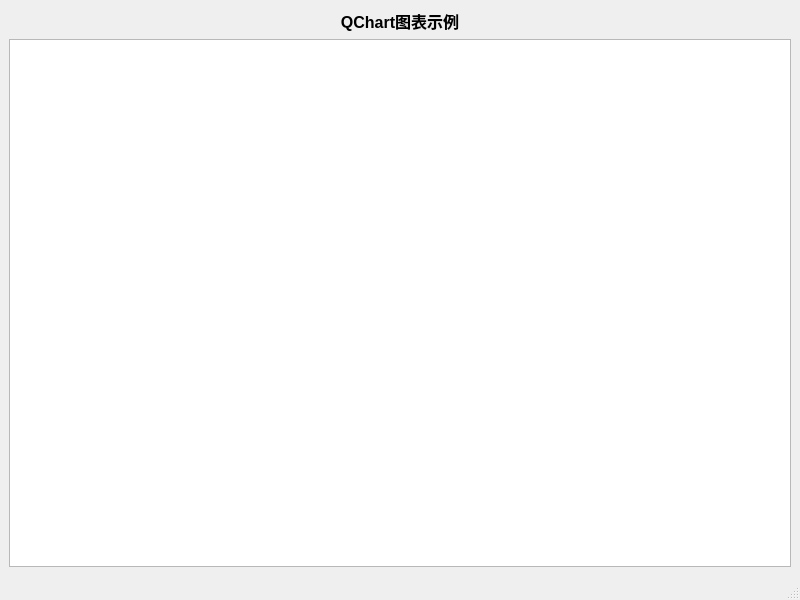
<?xml version="1.0" encoding="UTF-8"?>
<ui version="4.0">
 <class>MyMainWindow</class>
 <widget class="QMainWindow" name="MyMainWindow">
  <property name="geometry">
   <rect>
    <x>0</x>
    <y>0</y>
    <width>800</width>
    <height>600</height>
   </rect>
  </property>
  <property name="font">
   <font>
    <pointsize>12</pointsize>
    <bold>true</bold>
   </font>
  </property>
  <property name="windowTitle">
   <string>MyMainWindow</string>
  </property>
  <widget class="QWidget" name="centralwidget">
   <layout class="QVBoxLayout" name="verticalLayout">
    <item>
     <widget class="QLabel" name="label">
      <property name="text">
       <string>QChart图表示例</string>
      </property>
      <property name="alignment">
       <set>Qt::AlignCenter</set>
      </property>
     </widget>
    </item>
    <item>
     <widget class="QChartView" name="chartView"/>
    </item>
   </layout>
  </widget>
  <widget class="QMenuBar" name="menubar">
   <property name="geometry">
    <rect>
     <x>0</x>
     <y>0</y>
     <width>800</width>
     <height>31</height>
    </rect>
   </property>
  </widget>
  <widget class="QStatusBar" name="statusbar"/>
 </widget>
 <customwidgets>
  <customwidget>
   <class>QChartView</class>
   <extends>QGraphicsView</extends>
   <header>qchartview.h</header>
  </customwidget>
 </customwidgets>
 <resources/>
 <connections/>
</ui>
